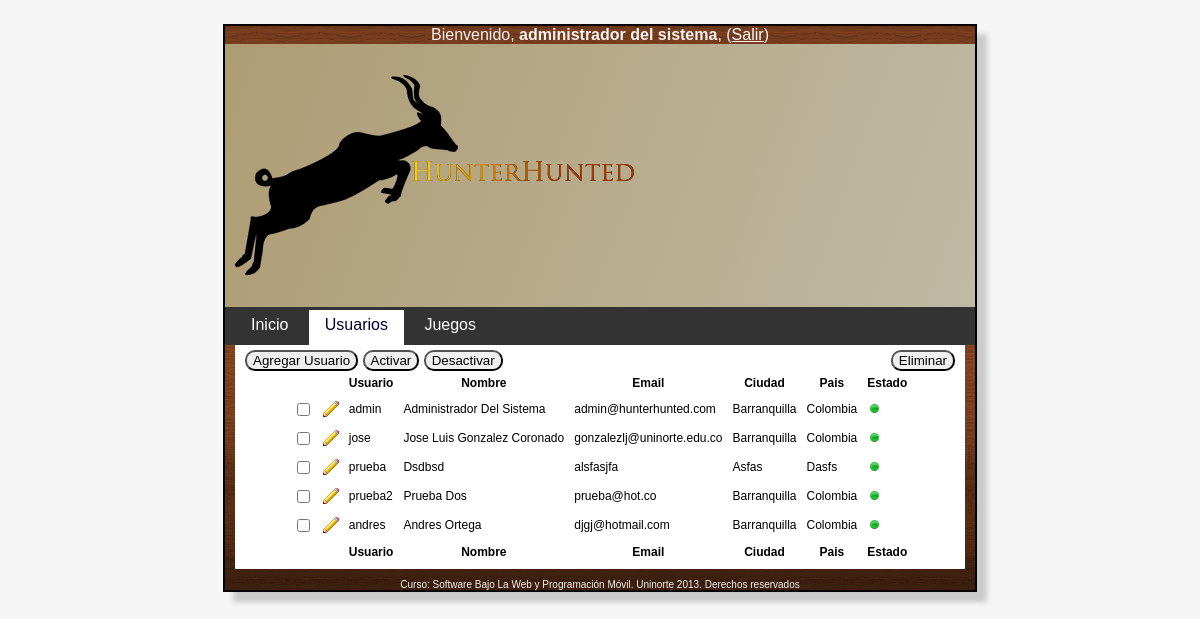
The page /admin/users.php (signed in) on the database its author committed.
### tables this page shows
CREATE TABLE IF NOT EXISTS `users` (
  `id` int(11) unsigned NOT NULL AUTO_INCREMENT,
  `user_name` varchar(20) NOT NULL,
  `password` varchar(40) NOT NULL,
  `full_name` varchar(40) NOT NULL,
  `status` tinyint(1) NOT NULL COMMENT '0 -> Off; 1 -> On',
  `rol` tinyint(1) NOT NULL COMMENT '0: presa , 1: cazador',
  `email` varchar(45) NOT NULL,
  `city` varchar(20) NOT NULL,
  `country` varchar(20) NOT NULL,
  PRIMARY KEY (`id`),
  UNIQUE KEY `user_name` (`user_name`,`email`),
  UNIQUE KEY `id` (`id`)
);

### admin/users.php (the view, shortened to what this page needs)
<?php
    require_once("../includes/configuration.php");
?>
<!DOCTYPE html PUBLIC "-//W3C//DTD XHTML 1.0 Transitional//EN" "http://www.w3.org/TR/xhtml1/DTD/xhtml1-transitional.dtd">
<html xmlns="http://www.w3.org/1999/xhtml">
<head>
<link href="adminStyle.css" rel="stylesheet" type="text/css" media="all" >
</head>
<body>
    <div id="wrapper">
        <p>Bienvenido, <strong><?php echo $_SESSION['hh-full_name']; ?></strong>, (<a href="login.php" target="_self">Salir</a>)</p>
	<div id="header">
            <h1><a href="index.php" target="_self"><img src="../img/HunterHunted_Logo.png" /></a></h1>
	</div>
	<div id="navcontainer">
            <ul>
                <li><a href="index.php" target="_self">Inicio</a></li>
                <li><a href="users.php" target="_self" id="current">Usuarios</a></li>
                <li><a href="games.php" target="_self">Juegos</a></li>
            </ul>
	</div>
        <div id="content">
            <form method="post" enctype="application/x-www-form-urlencoded" name="users_list" id="users_list">
                <input type="submit" name="users_add" id="users_add" value="Agregar Usuario" />
                <input type="submit" name="users_activate" id="users_activate" value="Activar" />
                <input type="submit" name="users_deactivate" id="users_deactivate" value="Desactivar" />
                <input type="submit" name="users_delete" id="users_delete" value="Eliminar" />
                <?php
                $connection = mysql_connect($db_host,$db_user,$db_password);
                $query = "SELECT id, status, user_name, full_name, email, city, country FROM users ORDER BY id";
                $result = mysql_query($query,$connection);
                $num_rows = mysql_num_rows($result);
                if($num_rows > 0){
                    ?>
                    <table border="0" align="center" cellpadding="5" cellspacing="0" id="users_list">
                        <thead>
                            <tr>
                                <th width="16" scope="col">&nbsp;</th>
                                <th width="16" scope="col">&nbsp;</th>
                                <th scope="col">Usuario</th>
                                <th scope="col">Nombre</th>
                                <th scope="col">Email</th>
                                <th scope="col">Ciudad</th>
                                <th scope="col">Pais</th>
                                <th scope="col">Estado</th>
                            </tr>
                        </thead>
                        <tbody>
                            <?php
                            while( $row = mysql_fetch_array($result) ){
                                    ?>
                                    <tr class="item_list">
                                            <td width="16"><input type="checkbox" name="users<?php echo $row['id']; ?>" id="users<?php echo $row['id']; ?>" value="<?php echo $row['id']; ?>" /></td>
                                            <td width="16">
                                                    <a href="users_edit.php?id=<?php echo $row['id']; ?>"><img src="../img/icon_edit.gif" width="16" height="16" /></a>
                                            </td>
                                            <td><?php echo $row['user_name']; ?></td>
                                            <td><?php echo $row['full_name']; ?></td>
                                            <td><?php echo $row['email']; ?></td>
                                            <td><?php echo $row['city']; ?></td>
                                            <td><?php echo $row['country']; ?></td>
                                            <td><?php if ($row['status'] == 1){ ?>
                                                <img src="../img/status_on.png" />
                                            <?php }else{ ?>
                                                <img src="../img/status_off.png" />
                                            <?php } ?>
                                            </td>
                                    </tr>
                                    <?php
                            }
                            ?>
                        </tbody>
                        <tfoot>
                            <tr>
                                <th width="16" scope="col">&nbsp;</th>
                                <th width="16" scope="col">&nbsp;</th>
                                <th scope="col">Usuario</th>
                                <th scope="col">Nombre</th>
                                <th scope="col">Email</th>
                                <th scope="col">Ciudad</th>
                                <th scope="col">Pais</th>
                                <th scope="col">Estado</th>
                            </tr>
                        </tfoot>
                    </table>
                    <?php
                }else{
                    ?>
                    <p class="warning">No hay ningun usuario creado (<a href="users_add.php">Agregar usuario</a>).</p>
                    <?php
                }
                ?>
            </form>
        </div>
        <div id="footer">
            <p>Curso: Software Bajo La Web y Programación Móvil. Uninorte 2013. Derechos reservados</p>
        </div>
    </div>
</body>
</html>

### admin/adminStyle.css (style rules this page uses)
body, p, div, img { margin: 0; padding: 0; }
body { background: #f5f5f5; font-family: Arial, Helvetica, sans-serif; }
a { color: white; }
p { text-align: center; }
input { border-radius: 10px; }
#wrapper { color: #f6f2ef; }
#header { background: -webkit-linear-gradient(top left, #AE9C74, #BFBAA4); background: -moz-linear-gradient(top left, #AE9C74, #BFBAA4); background: -o-linear-gradient(top left, #AE9C74, #BFBAA4); padding:10px; margin:0px; }
#navcontainer { background-color: #333333; padding: 10px; }
#navcontainer ul { margin: 0; padding: 0; }
#navcontainer ul li { display: inline; }
#navcontainer ul li a { padding: 0.4em 1.0em; color: #FFFFFF; text-decoration: none; }
#navcontainer ul li a#current, #navcontainer ul li a:hover { background: white; color: #000033; padding: 0.4em 1.0em 1.0em 1.0em; }
#content { background: white; color: black; margin: 0 10px 10px 10px; overflow: auto; padding: 5px 10px; }
#users_delete { clear: both; }
table#users_list { font-size: 12px; }
#footer { font-size: 10px; }
.item_list td:nth-child(4),.item_list td:nth-child(6), .item_list td:nth-child(7) { text-transform: capitalize; }
@media screen and (min-width:755px) { #wrapper { width: 750px; } }
@media screen and (min-width:755px) { #wrapper { background: url(../img/admin_background.jpg); border: 2px solid black; box-shadow: 10px 10px 5px #cacaca; margin: 2% auto; } }
@media screen and (min-width:755px) { #users_delete { float: right; } }

### rows shown on the page
users: user_name "admin", full_name "Administrador Del Sistema", email "admin@hunterhunted.com", city "Barranquilla", country "Colombia", status 1 (drawn)
users: user_name "jose", full_name "Jose Luis Gonzalez Coronado", email "gonzalezlj@uninorte.edu.co", city "Barranquilla", country "Colombia", status 1 (drawn)
users: user_name "prueba", full_name "Dsdbsd", email "alsfasjfa", city "Asfas", country "Dasfs", status 1 (drawn)
users: user_name "prueba2", full_name "Prueba Dos", email "prueba@hot.co", city "Barranquilla", country "Colombia", status 1 (drawn)
users: user_name "andres", full_name "Andres Ortega", email "djgj@hotmail.com", city "Barranquilla", country "Colombia", status 1 (drawn)

### other values the page prints
$_SESSION['hh-full_name'] "administrador del sistema"
